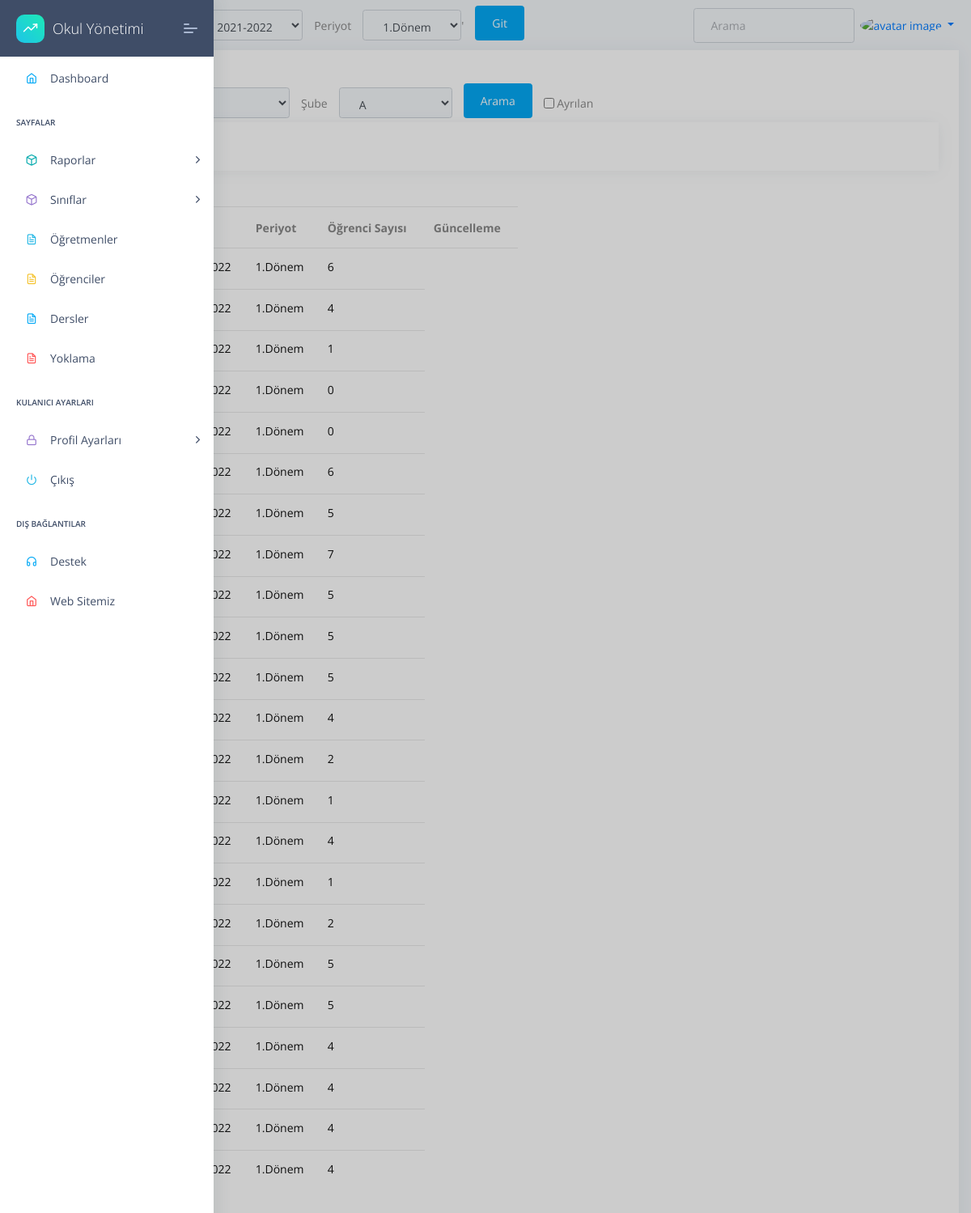
The app's page /classes/assign/ with its own data.
### apps/student/models.py (models this page shows, shortened)
class StudentList(models.Model):
    className=models.ForeignKey(Classes,on_delete=models.CASCADE)
    session=models.ForeignKey(Session,on_delete=models.CASCADE)
    periods=models.ForeignKey(Period,on_delete=models.CASCADE)
    students=models.ManyToManyField(Student,blank=True)
    mainteacher=models.ForeignKey(Profil,on_delete=models.CASCADE,blank=True,null=True,verbose_name="Sınıf Öğretmeni",related_name='teacher')
    seating_arrangement=models.CharField(max_length=10000,default=" / / / / / / / / / / / / / / / / / / / / / / / ")
    class Meta:
        ordering = ('className',"session","periods",)

### apps/home/models.py (models this page shows)
class Period(models.Model):
    period=models.CharField(max_length=10,default="1.Dönem",unique=True)
    active=models.BooleanField(default=False)
    def __str__(self):
      return self.period

### apps/classes/views.py (the view)
# urls.py: path('assign/',views.StudentListDetailView.as_view(), name='classes-detail'),
class StudentListDetailView(ListView):
    model = StudentList
    template_name="clasess/cls-list.html"
    def get_context_data(self, **kwargs):
        context = super().get_context_data(**kwargs)
        context['classLevels']=ClassLevels.objects.all()
        context['sessions']=Session.objects.all()
        context['periods']=Period.objects.all()
        context['classNames']=ClassNames.objects.all()
        context['studentlist']=StudentList.objects.all()
        return context
    def get_queryset(self):
        queryset = {"studentlist": StudentList.objects.all()}
        sessionUpdate(self.request)
        session=Session.objects.get(active=True)
        period=Period.objects.get(active=True)
        className = self.request.GET.get("className")
        classLevel = self.request.GET.get("classLevel")
        query={}
        if className!="0" and className!=None:
            query['className__className__name__contains']=className
        else:
            query['className__className__name__contains']=""
        if classLevel!="0" and classLevel!=None:
            query['className__level__level__contains']=classLevel
        else:
            query['className__level__level__contains']=""
        query["session__session__contains"]=session
        query["periods__period__contains"]=period
        try:
            queryset = {"studentlist": StudentList.objects.filter(**query)}
        except:
            print("sorgu hatası")
        return queryset

### apps/classes/models.py (called while the page is built)
    def __str__(self):
        return self.level

    def __str__(self):
        return self.name

    def __str__(self):
        return self.level.level+self.className.name

### apps/home/models.py (called while the page is built)
    def __str__(self):
      return self.session

### apps/templates/clasess/cls-list.html (shortened to what this page needs)
{% extends "layouts/base.html" %}
{% block content %}
<div class="col-xl-12 col-md-6">
    <div class="card ">
        <div class="card-header">
            <h5>Liste Tablosu</h5>
            {% include 'student/filter.html' %}
        </div>
        <div class="row">
            <div class="col">
                <div class="card card-body">
                </div>
            </div>
        </div>
        <div class="card-block px-0 py-3 col-md-6">
            <div class="table-responsive">
                <table class="table table-hover">
                    <thead>
                        <tr>
                            <th scope="col">Sınıf Adı</th>
                            <th scope="col">Sezon</th>
                            <th scope="col">Periyot</th>
                            <th scope="col">Öğrenci Sayısı</th>
                            <th scope="col">Güncelleme</th>
                        </tr>
                    </thead>
                    <tbody>
                        {% for studentlist in object_list.studentlist %}
                        <tr class="unread">
                            <td title="Sınıf">
                                <h6 class="mb-1">{{studentlist.className}} </h6>
                            </td>
                            <td title="Sezon">
                                <h6 class="mb-1">{{studentlist.session}} </h6>
                            </td>
                            <td title="Period">
                                <h6 class="mb-1">{{studentlist.periods}} </h6>
                            </td>
                            <td title="Period">
                                <h6 class="mb-1">{{studentlist.students.count}} </h6>
                            </td>
                        </tr>
                        {% endfor %}
                    </tbody>
                </table>
            </div>
        </div>
    </div>
</div>
{% endblock content %}

### records on screen
StudentList: periods "1.Dönem", students.count "6"
StudentList: periods "1.Dönem", students.count "4"
StudentList: periods "1.Dönem", students.count "1"
StudentList: periods "1.Dönem", students.count "0"
StudentList: periods "1.Dönem", students.count "0"
StudentList: periods "1.Dönem", students.count "6"
StudentList: periods "1.Dönem", students.count "5"
StudentList: periods "1.Dönem", students.count "7"
StudentList: periods "1.Dönem", students.count "5"
StudentList: periods "1.Dönem", students.count "5"
StudentList: periods "1.Dönem", students.count "5"
StudentList: periods "1.Dönem", students.count "4"
StudentList: periods "1.Dönem", students.count "2"
StudentList: periods "1.Dönem", students.count "1"
StudentList: periods "1.Dönem", students.count "4"
StudentList: periods "1.Dönem", students.count "1"
StudentList: periods "1.Dönem", students.count "2"
StudentList: periods "1.Dönem", students.count "5"
StudentList: periods "1.Dönem", students.count "5"
StudentList: periods "1.Dönem", students.count "4"
StudentList: periods "1.Dönem", students.count "4"
StudentList: periods "1.Dönem", students.count "4"
StudentList: periods "1.Dönem", students.count "4"

### other values on screen
form field sessionID "2021-2022"
form field periodID "1.Dönem"
form field classLevel "9"
form field className "A"
